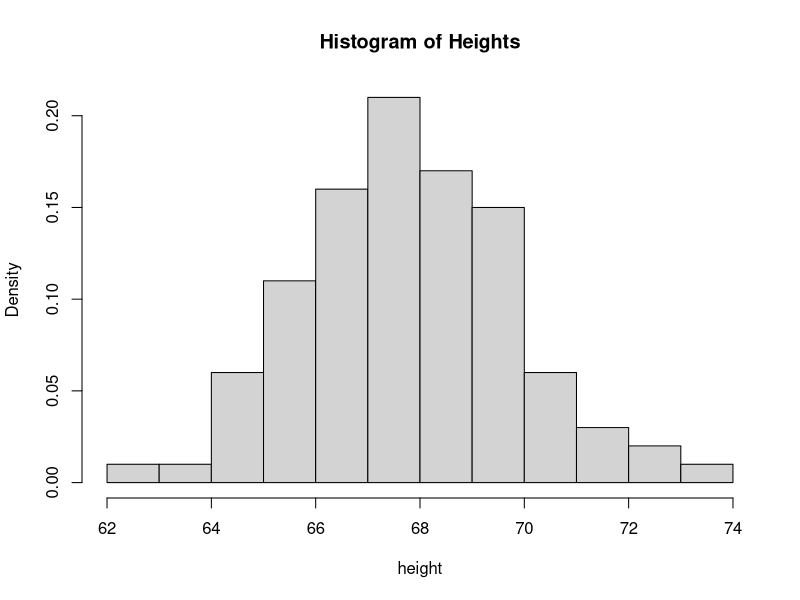
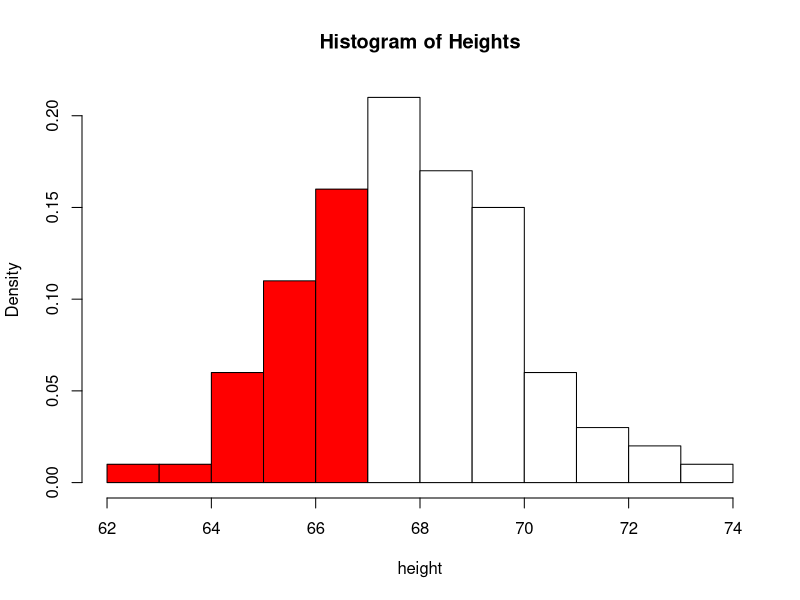
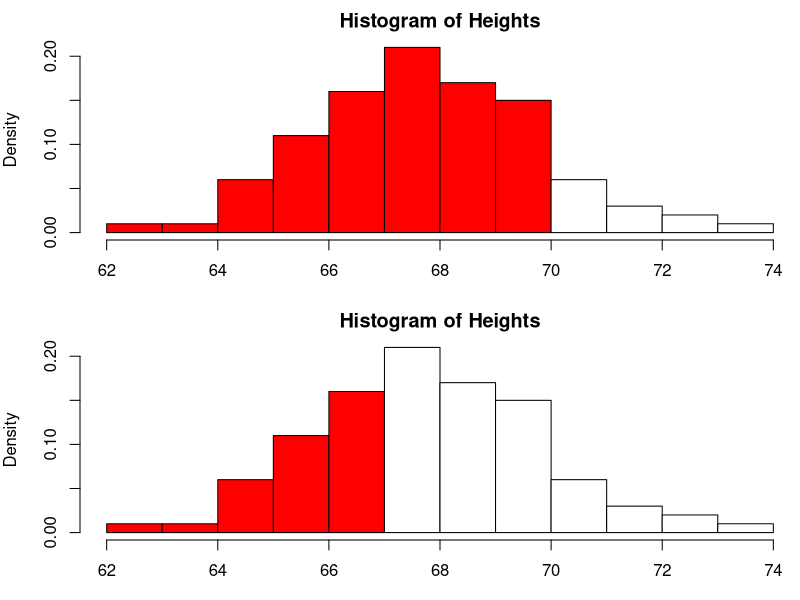
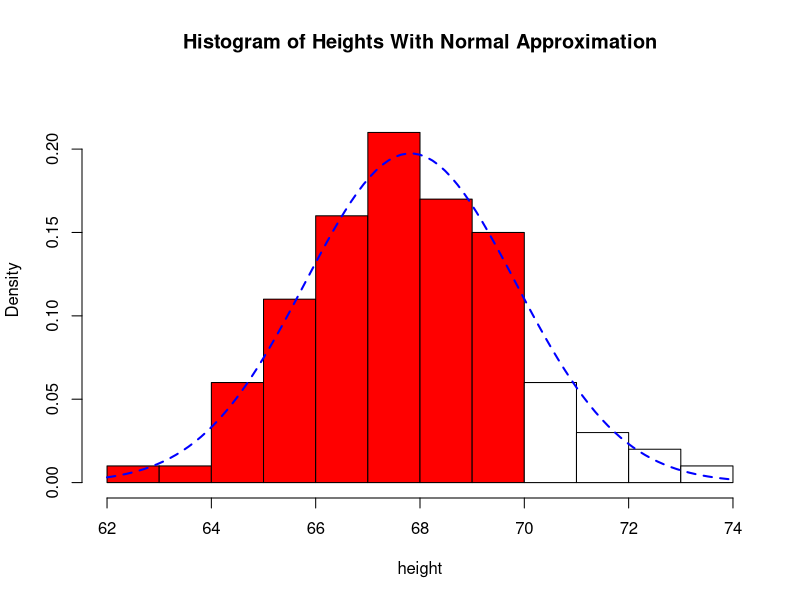
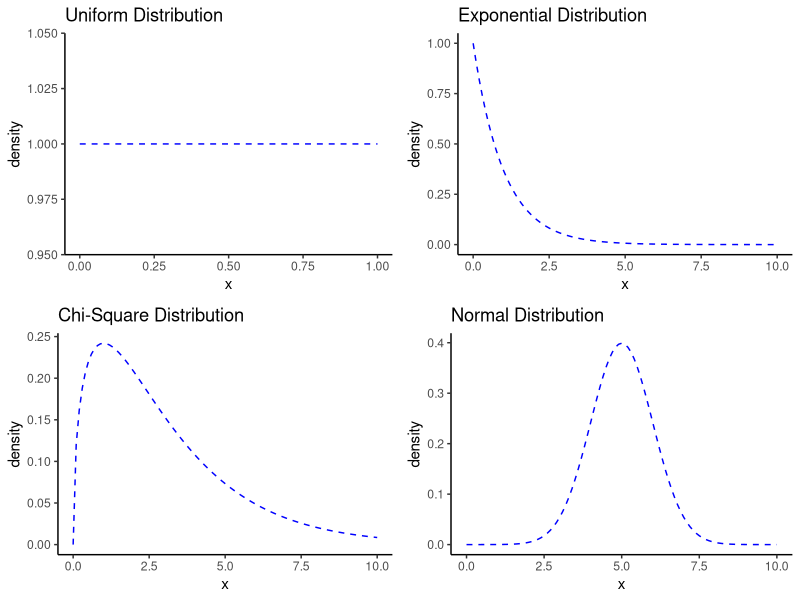
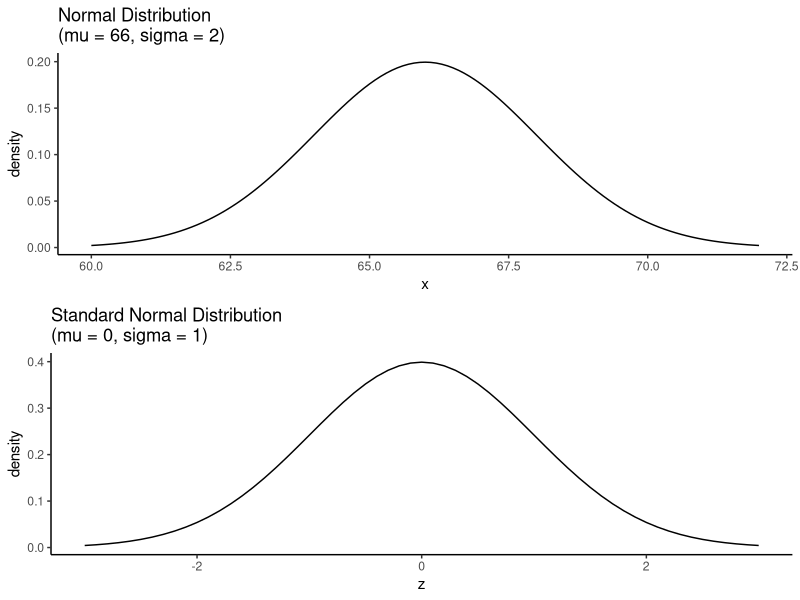
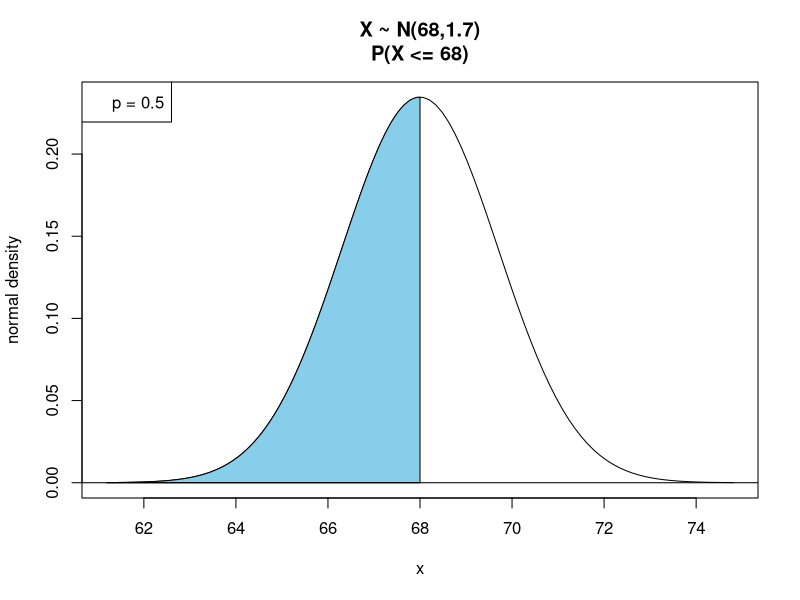
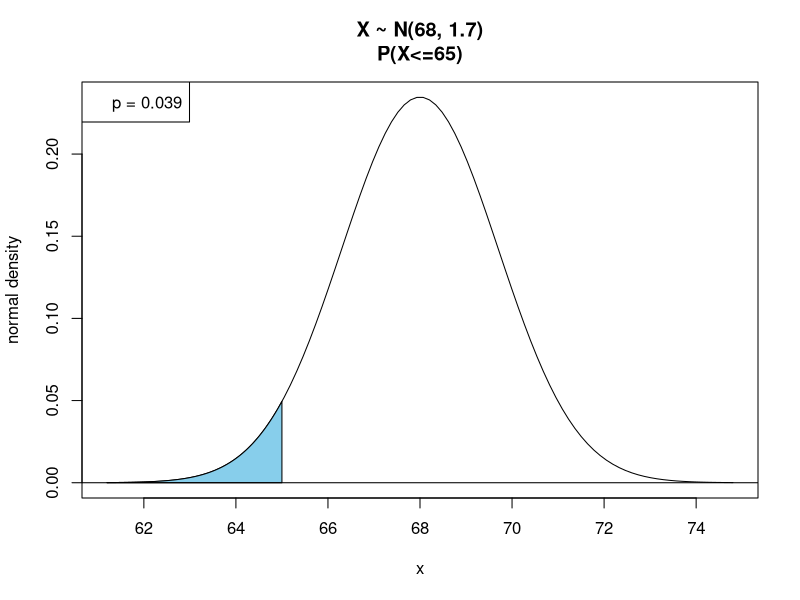

Write R code to recreate these figures, in order.
##################################################################
# The normal distribution
##################################################################

library(ggplot2)
library(dplyr)
library(cowplot)

##################################################################
# create a vector of heights
##################################################################
heights <- c(68.54, 69.85, 69.8, 67.56, 67.36, 64.63, 72.24, 67.34, 64.24, 
    67.22, 69.73, 70.52, 66.47, 67.64, 66.78, 66.89, 66.75, 65.95, 
    64.11, 64.88, 68.91, 68.52, 68.23, 67.3, 67.62, 67.97, 66.11, 
    63.65, 66.85, 67.13, 71.15, 65.08, 67.86, 68.23, 72.65, 68.87, 
    65.69, 66.54, 68.88, 69.79, 70.04, 65.87, 65.21, 69.82, 71.25, 
    68.09, 65.69, 70.82, 66.96, 68.16, 65.53, 70.05, 67.75, 69.1, 
    64.05, 66.11, 68.35, 64.81, 68.85, 69.54, 67.7, 69.68, 68.58, 
    67.29, 69.82, 66.73, 70.81, 66.95, 67.88, 66, 68.43, 65.33, 66.94, 
    66.27, 66.8, 69.81, 67.86, 70.15, 66.94, 68.07, 69.41, 67.83, 
    69.06, 69.38, 65.97, 69.41, 68.87, 71.95, 67.16, 68.47, 65.86, 
    67.48, 66.04, 62.36, 67.06, 69.63, 73.08, 67.33, 68.25, 67.35)

##################################################################
# This function constructs a histogram of X while optionally shading
# all values corresponding to P(X <= obs), and optionally adding
# a density curve if density = TRUE
# ... are additional arguments to hist
##################################################################
shaded.hist <- function(X, hist = TRUE, density = FALSE, obs = NULL, ...) {
  h <- hist(X, plot = FALSE)
  col <- rep("white", length(h$breaks))
  ylim <- NULL
  if (density) {
    m <- max( max(h$density), dnorm(mean(X), mean = mean(X), sd = sd(X)))
    m <- m +0.1*m  
    ylim <- c(0,m)
  }
  
  if (hist & !is.null(obs)) {
     col[h$breaks<obs] = "red"
  }
  lty <- 1
  if (!hist) lty <- 0
  hist(X, prob = TRUE, ylim = ylim, col = col, lty = lty, ...)
  
  if (density) {
    curve(dnorm(x, mean = mean(X), sd = sd(X)), col = "blue", lty = 2, lwd = 2, add = TRUE)
  }
}


#################################################
## If an individual is randomly selected, what 
## is the probability that their height is less 
## than or equal to 67 inches?
#################################################

hist(heights, prob = TRUE, main = "Histogram of Heights", xlab = "height")

p <- sum(heights <= 67) / length(heights)
p


#####################################################
## We can visualize this on a histogram. Let
## X be the height of a randomly selected individual
## P (X <= 67) is the cumulative density of
## the red bars, while P (X > 67) is the 
## cumulative density of the white bars, or
## 1 - P(X <=67)
#####################################################
shaded.hist(heights, obs = 67, main = "Histogram of Heights", xlab = "height")

#####################################################
## What is the probability P (67 < X < 70)?
## We can take:  P(X <=70) - P(X <= 67)
#####################################################
par.orig <- par(mfrow = c(2,1), mar = c(3,4,2,0))
shaded.hist(heights, obs=70, main = "Histogram of Heights", xlab = "height")
shaded.hist(heights, obs=67, main = "Histogram of Heights", xlab = "height")
par(par.orig)

###################################################################
# In practice, probability distributions for continuous random 
# variables are visualized by curves which (approximately) 
# reflect the distribution (shape of the data) and probability 
# density across the sample space. The cumulative density is 
# equivalent to the area under the curve
###################################################################

shaded.hist(heights, density = TRUE, obs = 70, main = "Histogram of Heights With Normal Approximation", xlab = "height")

###################################################################
# Several distributions are given below. However we will focus
# on the most widely used distribution, the normal distribution
# (or bell curve)
###################################################################

# set up data frames with (x,y) values for various distributions
# for given 'x' values, use 'mutate' to add the corresponding 'y' value (density)
data.unif <- data.frame(x = seq(0,1,by=.1)) %>% mutate(y = dunif(x))
data.exp <- data.frame(x = seq(0,10,by=.1)) %>% mutate(y = dexp(x))
data.chisq <- data.frame(x = seq(0,10,by=.1)) %>% mutate(y = dchisq(x, df = 3))
data.norm <- data.frame(x = seq(0,10,by=.1)) %>% mutate(y = dnorm(x, mean = 5, sd = 1))

# generate each plot
plot.unif <- ggplot(data.unif, aes(x, y)) + geom_line(color = "blue", lty = 2) +
  ggtitle("Uniform Distribution") + labs(x = "x", y = "density") + theme_classic()
plot.exp <- ggplot(data.exp, aes(x, y)) + geom_line(color = "blue", lty = 2) +
  ggtitle("Exponential Distribution") + labs(x = "x", y = "density") + theme_classic()
plot.chisq <- ggplot(data.chisq, aes(x, y)) + geom_line(color = "blue", lty = 2) +
  ggtitle("Chi-Square Distribution") + labs(x = "x", y = "density") + theme_classic()
plot.norm <- ggplot(data.norm, aes(x, y)) + geom_line(color = "blue", lty = 2) +
  ggtitle("Normal Distribution") + labs(x = "x", y = "density") + theme_classic()

# display multiple plots on a grid (from cowplot)
plot_grid(plot.unif, plot.exp, plot.chisq, plot.norm)


###################################################################
# The normal distribution is completely specified by its mean
# and standard deviation
###################################################################

# normal distribution with mean = 60 and sd = 72
d1 <- data.frame(x = seq(60,72,by=.1)) %>% mutate(y=dnorm(x, mean = 66, sd = 2))
p1 <- ggplot(data = d1, aes(x, y)) + geom_line() +
  ggtitle("Normal Distribution\n(mu = 66, sigma = 2)")  + ylab("density") +
  theme_classic()

# normal distribution with mean = 0 and sd = 1 (i.e., standard normal distribution)
d2 <- data.frame(x = seq(-3,3,by=.1)) %>% mutate(y=dnorm(x, mean = 0, sd = 1))
p2 <- ggplot(data = d2, aes(x, y)) + geom_line() +
  ggtitle("Standard Normal Distribution\n(mu = 0, sigma = 1)")  + 
  ylab("density") + xlab("z") + theme_classic()

# plot both distributions
plot_grid(p1, p2, nrow = 2)

########################################################################
# Suppose heights are normally distributed with mean = 68 and 
# sd = 1.7 inches. Find the probability that a randomly selected 
# person is less than (or equal to) 70 inches tall 
#
# If X ~ N(mu, sd), then 
#     pnorm(a, mean = mu, sd = sd) returns P(X <= a) 
#
########################################################################

pnorm(70, mean = 68, sd = 1.7)


########################################################################
# Shades the area under the normal curve between a and b 
# This area corresponds to P (a <= x <= b) when X ~ N (mean, sd)
# For P (x <= b) set a = -Inf
# For P (x >= a) set b = Inf

# Note: This function is provided for demonstration purposes only.
# You should NOT use this function to answer probability
# questions on assignments/exams. Instead, you should just use 
# 'pnorm'.
########################################################################
shade.norm <- function(a,b, mean = 0, sd = 1,  ...) {
  m1 <- mean-4*sd
  if (!is.infinite(a)) m1 = min(a,m1)
  m2 <- mean+4*sd
  if (!is.infinite(b)) m2 = max(b,m2)
  
  x <- seq(m1,m2, length.out = 100)
  plot(x, dnorm(x, mean = mean, sd = sd), type = "l", ylab = "normal density", ...)
  if (is.infinite(a)) a <- m1
  if (is.infinite(b)) b <- m2
  r <- seq(a,b,length.out=100)
  cord.x <- c(a,r,b)
  cord.y <- c(0,dnorm(r, mean = mean, sd = sd),0)
  polygon(cord.x,cord.y,col='skyblue')
  abline(h = 0)

  p <- pnorm(b, mean = mean, sd = sd) - pnorm(a, mean = mean, sd = sd)
  legend("topleft", legend = paste("p = ", round(p,3), sep = ""))
  
}


########################################################################
# Assume that X ~ N(68, 1.7).
# 1. Find P(X <= 68)
# 2. Find P(X <= 65)
# 3. Find P(X > 65)
# 4. Find P(64.6 <= X <= 71.4)
########################################################################

#1. P(X <= 68)

# visualization of the area under the curve we want to find
shade.norm(-Inf, 68, mean = 68, sd = 1.7, 
           main = "X ~ N(68,1.7)\nP(X <= 68)")  

# calculation of the probability
pnorm(68, mean = 68, sd = 1.7)

#2. P(X <= 65)

# visualization of the area under the curve we want to find
shade.norm(-Inf, 65, mean = 68, sd = 1.7,
           main = "X ~ N(68, 1.7)\nP(X<=65)") 

# calculation of the probability
pnorm(65, mean = 68, sd = 1.7)

#3. P(X > 65)

# visualization of the area under the curve we want to find
shade.norm(65, Inf, mean = 68, sd = 1.7,
           main = "X ~ N(68, 1.7)\nP(X>65)")  # or

# calculation of the probability
1 - pnorm(65, mean = 68, sd = 1.7)

# for probabilies of the form P(X > a), you can
# also use pnorm with lower.tail = FALSE
pnorm(65, mean = 68, sd = 1.7, lower.tail = FALSE)

#4. P(64.6 <= X <= 71.4)

# visualization of the area under the curve we want to find
shade.norm(64.6, 71.4, mean = 68, sd = 1.7,
           main = "X ~ N(68, 1.7)\nP(64.6 <= X <= 71.4)") 

# calculation of the probability
pnorm(71.4, mean = 68, sd = 1.7) - pnorm(64.6, mean = 68, sd = 1.7)


########################################################################
# Percentiles (quantiles) from the normal distribution
# Assume still that X ~ N(68, 1.7)
# What is the 75th percentile?
# What is the 90th percentile?
########################################################################

qnorm(.75, mean = 68, sd = 1.7)
qnorm(.90, mean = 68, sd = 1.7)

########################################################################
# Verify 90th percentile
########################################################################
q <- qnorm(.90, mean = 68, sd =1.7)
shade.norm(-Inf, q, mean = 68, sd = 1.7, 
           main = "90th percentile of X ~ N(68, 1.7)")


########################################################################
# Suppose that X is normally distributed. Find the probability
# that a randomly selected value from X is more than 2 standard
# deviations above the mean.
########################################################################

# Because Z = (X- mu) / sigma  is the number of standard 
# deviations from the mean, we can calculate this probability
# using Z ~ N(0,1). Importantly, we do not need to know 'mu'
# or 'sigma' for this calculation!

# Mathematically, X > 2 standard deviations above the mean is 
# equivalent to P(Z > 2) which can be calculated as:
#   1 - P(Z < 2)

1 - pnorm(2, mean = 0, sd = 1)

# by default, pnorm uses mean = 0 and sd = 1
1 - pnorm(2)
